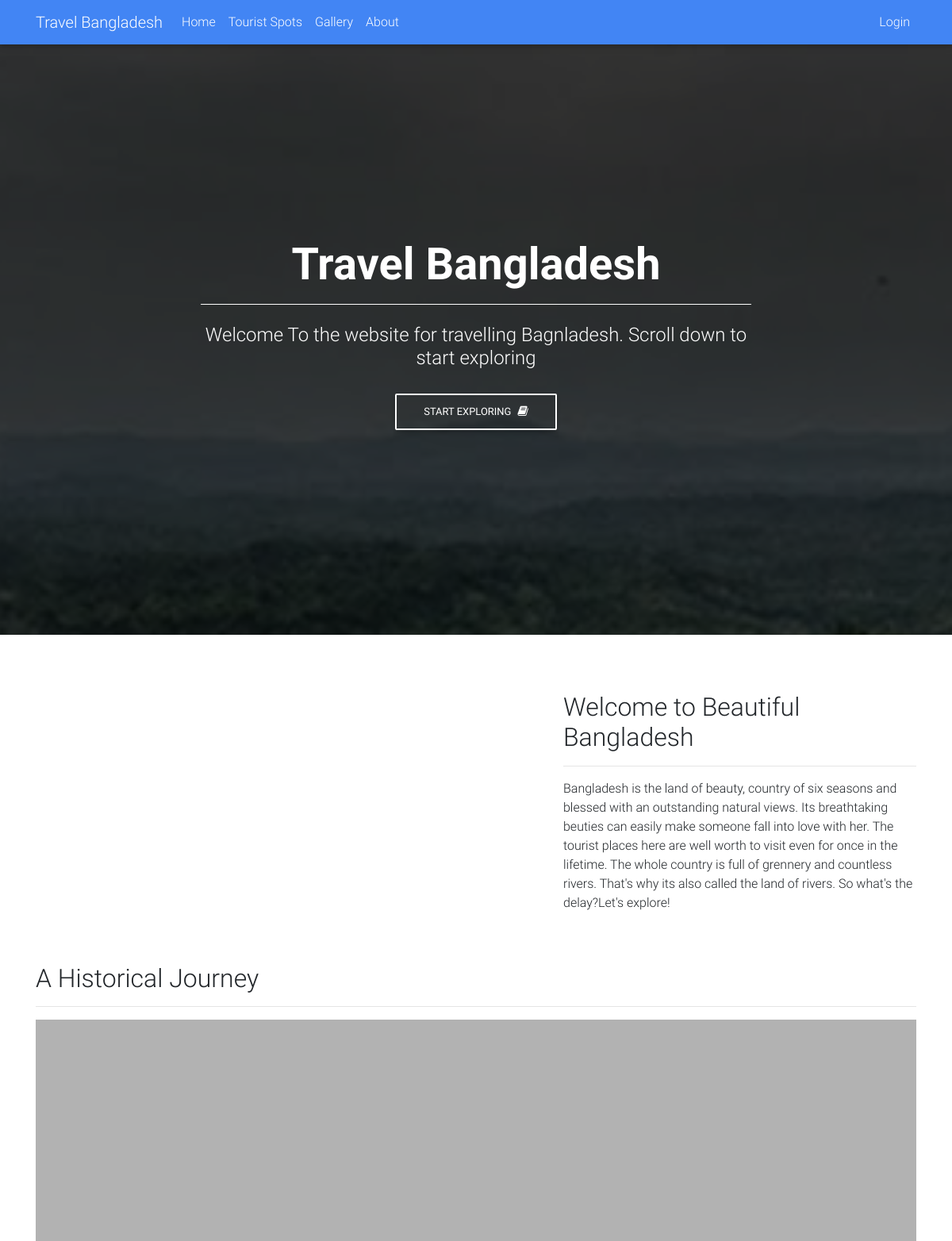
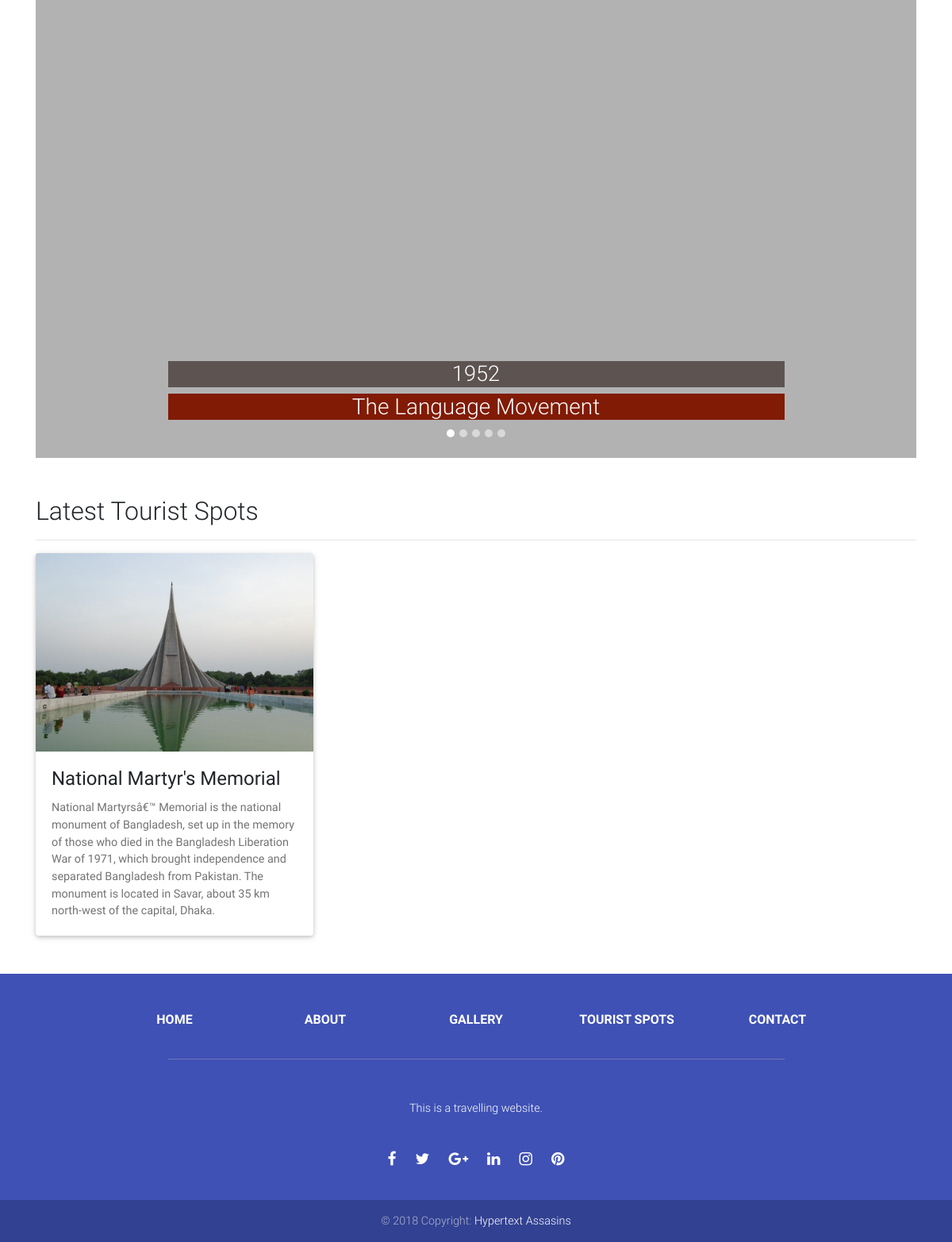
The page / on the database its author committed (2 pictures, top to bottom).
### tables this page shows
CREATE TABLE IF NOT EXISTS `spots` (
  `id` int(11) NOT NULL AUTO_INCREMENT,
  `name` varchar(100) NOT NULL,
  `description` text NOT NULL,
  `image` varchar(100) NOT NULL,
  PRIMARY KEY (`id`)
);

### classes/Bootstrap.php (called while the page is built)
<?php
class Bootstrap{
  private $request;
  private $controller;
  private $action;
  public function __construct($request){
    $this->request = $request;
    if($this->request['controller']==''){
      $this->controller = 'home';
    }else{
      $this->controller = $this->request['controller'];
    }
    if($this->request['action']==''){
      $this->action = 'index';
    }else{
      $this->action = $this->request['action'];
    }
  }
  public function createController(){
    if(class_exists($this->controller)){
      $parents = class_parents($this->controller);
      if(in_array('Controller',$parents)){
        if(method_exists($this->controller,$this->action)){
          return new $this->controller($this->action,$this->request);
        }else{
          echo '<h1>Invalid URL: (Method Does not exist)</h1>';
          return;
        }
      }else{
        echo '<h1>Invalid URL: (Base Controller Does not exist)</h1>';
        return;
      }
    }else{
      echo '<h1>Invalid URL: (Controller Does not exist)</h1>';
      return;
    }
  }
}

### controllers/home.php (called while the page is built)
<?php
class Home extends Controller{
  public function index(){
    $viewModel = new HomeModel();
    $this->returnView($viewModel->index(), true);
  }
}

### classes/Model.php (called while the page is built, shortened)
<?php
class Model{
  protected $mysqli;
  protected $stmt;
  public function __construct(){
    $this->mysqli = new mysqli(DB_HOST,DB_USER,DB_PASS,DB_NAME);
  }
  public function query($query,$bind=NULL,$array=NULL){
    $this->stmt = $this->mysqli->prepare($query);
    $this->stmt->execute();
  }
  public function resultset(){
    $this->result = $this->stmt->get_result();
    if($this->result){
      return $this->result->fetch_all(MYSQLI_ASSOC);
    }
  }
}

### models/home.php (called while the page is built, shortened)
<?php
class HomeModel extends Model{
  public function index(){
    $query = "SELECT * from spots order by id desc limit 3";
    $this->query($query);
    return $this->resultset();
  }
}

### views/home/index.php (the view, shortened to what this page needs)
<div id="intro" class="view">
  <div class="mask rgba-black-strong">
    <div class="container-fluid d-flex align-items-center justify-content-center h-100">
        <div class="row d-flex justify-content-center text-center">
            <div class="col-md-10">
                <h2 class="display-4 font-weight-bold white-text pt-5 mb-2">Travel Bangladesh</h2>
                <hr class="hr-light">
                <h4 class="white-text my-4">Welcome To the website for travelling Bagnladesh. Scroll down to start exploring</h4>
                <a href="#1"><button type="button" class="btn btn-outline-white">Start exploring<i class="fa fa-book ml-2"></i></button></a>
            </div>
        </div>
    </div>
  </div>
</div>
<main>
  <div class="container" id="1">
  <br>
  <br>
  <br>
  <div class="row" >
  <div class="col-md-7">
  </div>
    <div class="col-md-5">
    <h2 >Welcome to Beautiful Bangladesh</h2>
    <hr>
    <p>Bangladesh is the land of beauty, country of six seasons and blessed with an outstanding natural views. Its breathtaking beuties can easily make someone fall into love with her. The tourist places here are well worth to visit even for once in the lifetime. The whole country is full of grennery and countless rivers. That's why its also called the land of rivers. So what's the delay?Let's explore!  </p>
  </div>
  </div>
  <br><br>
  <h2>A Historical Journey</h2>
    <hr>
  <div class="row">
    <div class="col-md-12">
  <div id="carousel-example-2" class="carousel slide carousel-fade" data-ride="carousel">
  <ol class="carousel-indicators">
    <li data-target="#carousel-example-2" data-slide-to="0" class="active"></li>
    <li data-target="#carousel-example-2" data-slide-to="1"></li>
    <li data-target="#carousel-example-2" data-slide-to="2"></li>
    <li data-target="#carousel-example-2" data-slide-to="3"></li>
    <li data-target="#carousel-example-2" data-slide-to="4"></li>
  </ol>
  <div class="carousel-inner" role="listbox">
    <div class="carousel-item active">
        <div class="view">
            <img class="d-block w-100" src="<?php echo ROOT_URL; ?>asset/img/overlays/slider1.jpg" class="img-fluid" alt="First slide" style="height: auto; width: 100%">
            <div class="mask rgba-black-light"></div>
        </div>
        <div class="carousel-caption">
            <div class="animated fadeInDown">
                <h2 class="h3-responsive">1952</h2>
                <h3 class="subtext">The Language Movement</h3>
            </div>
        </div>
    </div>
  </div>
  <a class="carousel-control-prev" href="#carousel-example-2" role="button" data-slide="prev">
    <span class="carousel-control-prev-icon" aria-hidden="true"></span>
  </a>
  <a class="carousel-control-next" href="#carousel-example-2" role="button" data-slide="next">
    <span class="carousel-control-next-icon" aria-hidden="true"></span>
  </a>
  </div>
  </div>
  </div>
  <br><br>
  <?php if($viewModel) :?>
  <h2>Latest Tourist Spots</h2>
  <hr class="hr-strong-black">
  <div class="row">
    <?php foreach($viewModel as $item) : ?>
  <div class="col-lg-4">
    <div class="card mb-4">
        <div class="view overlay">
          <img class="card-img-top" src="<?php echo ROOT_URL.'asset/img/spot/'.$item['image'] ;?>" alt="Card image cap">
        </div>
        <div class="card-body">
            <h4 class="card-title"><?php echo $item['name']; ?></h4>
            <p class="card-text"> <?php echo $item['description'] ;?></p>
        </div>
      </div>
  </div>
    <?php endforeach; ?>
  </div>
  <?php endif; ?>
</main>

### index.php (shortened to what this page needs)
<?php
require('classes/Model.php');
require('classes/Controller.php');
require('classes/Bootstrap.php');
require('models/home.php');
require('controllers/home.php');
$bootstrap = new Bootstrap($_GET);
$controller = $bootstrap->createController();
if($controller){
  $controller->executeAction();
}

### classes/Controller.php (shortened to what this page needs)
<?php
abstract class Controller{
  protected $action;
  public function __construct($action,$request){
    $this->action = $action;
  }
  public function executeAction(){
    return $this->{$this->action}();
  }
  protected function returnView($viewModel, $fullView){
    $view = 'views/'.get_class($this).'/'.$this->action.'.php';
    if($fullView){
      require('views/main.php');
    }else{
      require($view);
    }
  }
}

### views/main.php (shortened to what this page needs)
<!DOCTYPE html>
<html lang="en">
<head>
    <link rel="stylesheet" href="https://maxcdn.bootstrapcdn.com/font-awesome/4.7.0/css/font-awesome.min.css">
    <link href="<?php echo ROOT_URL ;?>asset/css/bootstrap.min.css" rel="stylesheet">
    <link href="<?php echo ROOT_URL ;?>asset/css/mdb.min.css" rel="stylesheet">
    <link href="<?php echo ROOT_URL ;?>asset/css/style.css" rel="stylesheet">
    <link href="<?php echo ROOT_URL;?>asset/css/magnific-popup.css" rel="stylesheet">
</head>
<body>
  <nav class="navbar navbar-expand-lg navbar-dark primary-color fixed-top">
      <div class="container">
        <a class="navbar-brand" href="<?php echo ROOT_URL; ?>">Travel Bangladesh</a>
        <div class="collapse navbar-collapse" id="basicExampleNav">
            <ul class="navbar-nav mr-auto">
                <li class="nav-item ">
                    <a class="nav-link" href="<?php echo ROOT_URL; ?>">Home
                    </a>
                </li>
                <li class="nav-item">
                  <a class="nav-link" href="<?php echo ROOT_URL; ?>touristspots">Tourist Spots</a>
                </li>
                <li class="nav-item">
                    <a class="nav-link" href="<?php echo ROOT_URL; ?>gallery">Gallery</a>
                </li>
                <li class="nav-item">
                    <a class="nav-link" href="<?php echo ROOT_URL; ?>about">About</a>
                </li>
            </ul>
            <ul class="navbar-nav">
              <?php if(!isset($_SESSION['is_logged_in'])) : ?>
                <li class="nav-item">
                  <a href="<?php echo ROOT_URL; ?>admin/login" class="nav-link">Login</a>
                </li>
              <?php endif; ?>
            </ul>
        </div>
      </div>
  </nav>
<?php require_once($view) ;?>
<footer class="page-footer font-small indigo mt-4">
  <div class="container">
    <div class="row text-center d-flex justify-content-center pt-5 mb-3">
      <div class="col-md-2 mb-3">
        <h6 class="text-uppercase font-weight-bold">
          <a href="#!">Home</a>
        </h6>
      </div>
      <div class="col-md-2 mb-3">
        <h6 class="text-uppercase font-weight-bold">
          <a href="#!">About</a>
        </h6>
      </div>
      <div class="col-md-2 mb-3">
        <h6 class="text-uppercase font-weight-bold">
          <a href="#!">Gallery</a>
        </h6>
      </div>
      <div class="col-md-2 mb-3">
        <h6 class="text-uppercase font-weight-bold">
          <a href="#!">Tourist Spots</a>
        </h6>
      </div>
      <div class="col-md-2 mb-3">
        <h6 class="text-uppercase font-weight-bold">
          <a href="#!">Contact</a>
        </h6>
      </div>
    </div>
    <hr class="rgba-white-light" style="margin: 0 15%;">
    <div class="row d-flex text-center justify-content-center mb-md-0 mb-4">
      <div class="col-md-8 col-12 mt-5">
        <p style="line-height: 1.7rem">This is a travelling website. </p>
      </div>
    </div>
    <div class="row pb-3">
      <div class="col-md-12">
        <div class="mb-5 flex-center">
          <a class="fb-ic">
            <i class="fa fa-facebook fa-lg white-text mr-md-4"> </i>
          </a>
          <a class="tw-ic">
            <i class="fa fa-twitter fa-lg white-text mr-md-4"> </i>
          </a>
          <a class="gplus-ic">
            <i class="fa fa-google-plus fa-lg white-text mr-md-4"> </i>
          </a>
          <a class="li-ic">
            <i class="fa fa-linkedin fa-lg white-text mr-md-4"> </i>
          </a>
          <a class="ins-ic">
            <i class="fa fa-instagram fa-lg white-text mr-md-4"> </i>
          </a>
          <a class="pin-ic">
            <i class="fa fa-pinterest fa-lg white-text"> </i>
          </a>
        </div>
      </div>
    </div>
  </div>
  <div class="footer-copyright text-center py-3">© 2018 Copyright:
    <a href="#"> Hypertext Assasins </a>
  </div>
</footer>
</body>
</html>

### asset/css/style.css (style rules this page uses)
.h3-responsive { background-color: #5D5452 ; }
.subtext { background-color: #811B05 ; }
html, body, header, #intro { height: 100%; }
#intro { background: url("../img/banner.jpg")no-repeat center center fixed; -webkit-background-size: cover; -moz-background-size: cover; -o-background-size: cover; background-size: cover; }
html { scroll-behavior: smooth; }
.card .view { height:250px; }
.card .view img { width:100%; height:100%; object-fit:cover; }

### rows shown on the page
spots: image (picture), name "National Martyr's Memorial", description "National Martyrsâ€™ Memorial is the national monument of Bangladesh, set up in the memory of those who died in the Bangladesh Liberation War of 1971, which brought independence and separated Bangladesh from Pakistan. The monument is located in Savar, about 35 km north-west of the capital, Dhaka."
